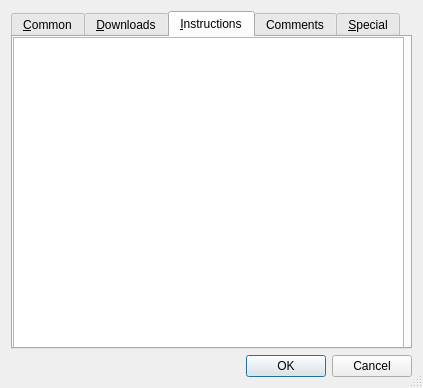
<?xml version="1.0" encoding="UTF-8"?>
<ui version="4.0">
 <class>CreatePackageDialog</class>
 <widget class="QDialog" name="CreatePackageDialog">
  <property name="geometry">
   <rect>
    <x>0</x>
    <y>0</y>
    <width>423</width>
    <height>388</height>
   </rect>
  </property>
  <property name="windowTitle">
   <string>Dialog</string>
  </property>
  <property name="sizeGripEnabled">
   <bool>true</bool>
  </property>
  <layout class="QVBoxLayout" name="verticalLayout_2">
   <item>
    <layout class="QVBoxLayout" name="verticalLayout">
     <item>
      <widget class="QTabWidget" name="m_tab_widget">
       <property name="currentIndex">
        <number>2</number>
       </property>
       <widget class="QWidget" name="tab_common">
        <attribute name="title">
         <string>&amp;Common</string>
        </attribute>
        <widget class="QLineEdit" name="lineEdit">
         <property name="geometry">
          <rect>
           <x>90</x>
           <y>10</y>
           <width>131</width>
           <height>20</height>
          </rect>
         </property>
        </widget>
        <widget class="QLabel" name="label">
         <property name="geometry">
          <rect>
           <x>20</x>
           <y>10</y>
           <width>91</width>
           <height>21</height>
          </rect>
         </property>
         <property name="text">
          <string>Package:</string>
         </property>
        </widget>
        <widget class="QLabel" name="label_2">
         <property name="geometry">
          <rect>
           <x>260</x>
           <y>10</y>
           <width>51</width>
           <height>16</height>
          </rect>
         </property>
         <property name="text">
          <string>Version:</string>
         </property>
        </widget>
        <widget class="QLineEdit" name="lineEdit_2">
         <property name="geometry">
          <rect>
           <x>330</x>
           <y>10</y>
           <width>51</width>
           <height>20</height>
          </rect>
         </property>
        </widget>
        <widget class="QLineEdit" name="lineEdit_5">
         <property name="geometry">
          <rect>
           <x>90</x>
           <y>40</y>
           <width>291</width>
           <height>20</height>
          </rect>
         </property>
         <property name="text">
          <string/>
         </property>
        </widget>
        <widget class="QLabel" name="label_7">
         <property name="geometry">
          <rect>
           <x>10</x>
           <y>40</y>
           <width>61</width>
           <height>16</height>
          </rect>
         </property>
         <property name="text">
          <string>Homepage:</string>
         </property>
         <property name="buddy">
          <cstring>lineEdit_3</cstring>
         </property>
        </widget>
       </widget>
       <widget class="QWidget" name="tab_downloads">
        <attribute name="title">
         <string>&amp;Downloads</string>
        </attribute>
        <widget class="QLineEdit" name="lineEdit_3">
         <property name="geometry">
          <rect>
           <x>120</x>
           <y>140</y>
           <width>271</width>
           <height>20</height>
          </rect>
         </property>
        </widget>
        <widget class="QLabel" name="label_3">
         <property name="geometry">
          <rect>
           <x>40</x>
           <y>70</y>
           <width>91</width>
           <height>16</height>
          </rect>
         </property>
         <property name="text">
          <string>Publish date:</string>
         </property>
         <property name="buddy">
          <cstring>dateEdit</cstring>
         </property>
        </widget>
        <widget class="QDateEdit" name="dateEdit">
         <property name="geometry">
          <rect>
           <x>140</x>
           <y>70</y>
           <width>110</width>
           <height>22</height>
          </rect>
         </property>
        </widget>
        <widget class="QLabel" name="label_4">
         <property name="geometry">
          <rect>
           <x>40</x>
           <y>100</y>
           <width>91</width>
           <height>16</height>
          </rect>
         </property>
         <property name="text">
          <string>Download date:</string>
         </property>
         <property name="buddy">
          <cstring>dateEdit_2</cstring>
         </property>
        </widget>
        <widget class="QDateEdit" name="dateEdit_2">
         <property name="geometry">
          <rect>
           <x>140</x>
           <y>100</y>
           <width>110</width>
           <height>22</height>
          </rect>
         </property>
        </widget>
        <widget class="QLabel" name="label_5">
         <property name="geometry">
          <rect>
           <x>40</x>
           <y>140</y>
           <width>61</width>
           <height>16</height>
          </rect>
         </property>
         <property name="text">
          <string>URL:</string>
         </property>
         <property name="buddy">
          <cstring>lineEdit_3</cstring>
         </property>
        </widget>
        <widget class="QLineEdit" name="lineEdit_4">
         <property name="geometry">
          <rect>
           <x>120</x>
           <y>170</y>
           <width>271</width>
           <height>20</height>
          </rect>
         </property>
         <property name="text">
          <string/>
         </property>
        </widget>
        <widget class="QLabel" name="label_6">
         <property name="geometry">
          <rect>
           <x>40</x>
           <y>170</y>
           <width>61</width>
           <height>16</height>
          </rect>
         </property>
         <property name="text">
          <string>Filename:</string>
         </property>
         <property name="buddy">
          <cstring>lineEdit_4</cstring>
         </property>
        </widget>
        <widget class="QLineEdit" name="lineEdit_6">
         <property name="geometry">
          <rect>
           <x>90</x>
           <y>20</y>
           <width>291</width>
           <height>20</height>
          </rect>
         </property>
         <property name="text">
          <string/>
         </property>
        </widget>
        <widget class="QLabel" name="label_8">
         <property name="geometry">
          <rect>
           <x>30</x>
           <y>20</y>
           <width>61</width>
           <height>16</height>
          </rect>
         </property>
         <property name="text">
          <string>DL page:</string>
         </property>
         <property name="buddy">
          <cstring>lineEdit_3</cstring>
         </property>
        </widget>
       </widget>
       <widget class="QWidget" name="tab_instructions">
        <attribute name="title">
         <string>&amp;Instructions</string>
        </attribute>
        <widget class="QPlainTextEdit" name="plainTextEdit">
         <property name="geometry">
          <rect>
           <x>0</x>
           <y>0</y>
           <width>391</width>
           <height>311</height>
          </rect>
         </property>
        </widget>
       </widget>
       <widget class="QWidget" name="tab_comments">
        <attribute name="title">
         <string>Comments</string>
        </attribute>
        <widget class="QPlainTextEdit" name="plainTextEdit_2">
         <property name="geometry">
          <rect>
           <x>0</x>
           <y>0</y>
           <width>391</width>
           <height>311</height>
          </rect>
         </property>
        </widget>
       </widget>
       <widget class="QWidget" name="tab_special">
        <attribute name="title">
         <string>&amp;Special</string>
        </attribute>
        <widget class="QCheckBox" name="checkBox">
         <property name="geometry">
          <rect>
           <x>30</x>
           <y>20</y>
           <width>161</width>
           <height>20</height>
          </rect>
         </property>
         <property name="text">
          <string>Is Overlay</string>
         </property>
        </widget>
       </widget>
      </widget>
     </item>
     <item>
      <widget class="QDialogButtonBox" name="buttonBox">
       <property name="orientation">
        <enum>Qt::Horizontal</enum>
       </property>
       <property name="standardButtons">
        <set>QDialogButtonBox::Cancel|QDialogButtonBox::Ok</set>
       </property>
      </widget>
     </item>
    </layout>
   </item>
  </layout>
 </widget>
 <resources/>
 <connections>
  <connection>
   <sender>buttonBox</sender>
   <signal>accepted()</signal>
   <receiver>CreatePackageDialog</receiver>
   <slot>accept()</slot>
   <hints>
    <hint type="sourcelabel">
     <x>229</x>
     <y>320</y>
    </hint>
    <hint type="destinationlabel">
     <x>157</x>
     <y>274</y>
    </hint>
   </hints>
  </connection>
  <connection>
   <sender>buttonBox</sender>
   <signal>rejected()</signal>
   <receiver>CreatePackageDialog</receiver>
   <slot>reject()</slot>
   <hints>
    <hint type="sourcelabel">
     <x>297</x>
     <y>326</y>
    </hint>
    <hint type="destinationlabel">
     <x>286</x>
     <y>274</y>
    </hint>
   </hints>
  </connection>
 </connections>
</ui>
